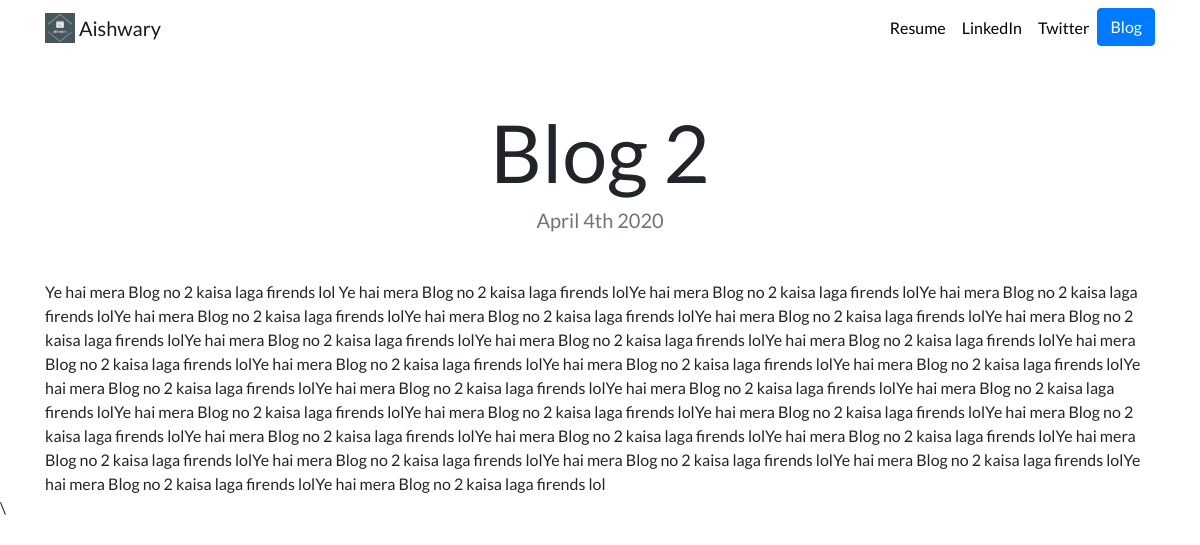
Page /blog/2 on the committed database.
### blog/models.py (models this page shows, shortened)
class Blog(models.Model):
    title = models.CharField(max_length=200)
    description = models.TextField()
    date = models.DateField()

### blog/views.py (the view)
# urls.py: path('<int:blog_id>', views.detail, name='detail')
def detail(request, blog_id):
    blog = get_object_or_404(Blog, pk=blog_id)
    return render(request, 'blog/detail.html',{'blog':blog})

### blog/templates/blog/detail.html
{% extends "portfolio/base.html" %}
{% load static %}
{% block content %}
<h1 class="text-center mt-5" id="blogdetailtitle">{{ blog.title }}</h1>
<h5 class="text-center text-muted mb-5">{{ blog.date|date:'F jS Y' }}</h5>
{{ blog.description|safe }}
{% endblock %}

### portfolio/static/portfolio/custom.css (style rules this page uses)
body { font-family: 'Lato', sans-serif; }
@media (min-width: 992px) { #blogdetailtitle { font-size: 5rem; } }

### rows in the picture
Blog: title "Blog 2", date "April 4th 2020", description "Ye hai mera Blog no 2 kaisa laga firends lol Ye hai mera Blog no 2 kaisa laga firends lolYe hai mera Blog no 2 kaisa laga firends lolYe hai mera Blog no 2 kaisa laga firends lolYe hai mera Blog no 2 kaisa laga firends lolYe hai mera Blog no 2 kaisa laga firends lolYe hai mera Blog no 2 kaisa laga firends lolYe hai mera Blog no 2 kaisa laga firends lolYe hai mera Blog no 2 kaisa laga firends lolYe hai mera Blog no 2 kaisa laga firends lolYe hai mera Blog no 2 kaisa laga firends lolYe hai mera Blog no 2 kaisa laga firends lolYe hai mera Blog no 2 kaisa laga firends lolYe hai mera Blog no 2 kaisa laga firends lolYe hai mera Blog no 2 kaisa laga firends lolYe hai mera Blog no 2 kaisa laga…"
